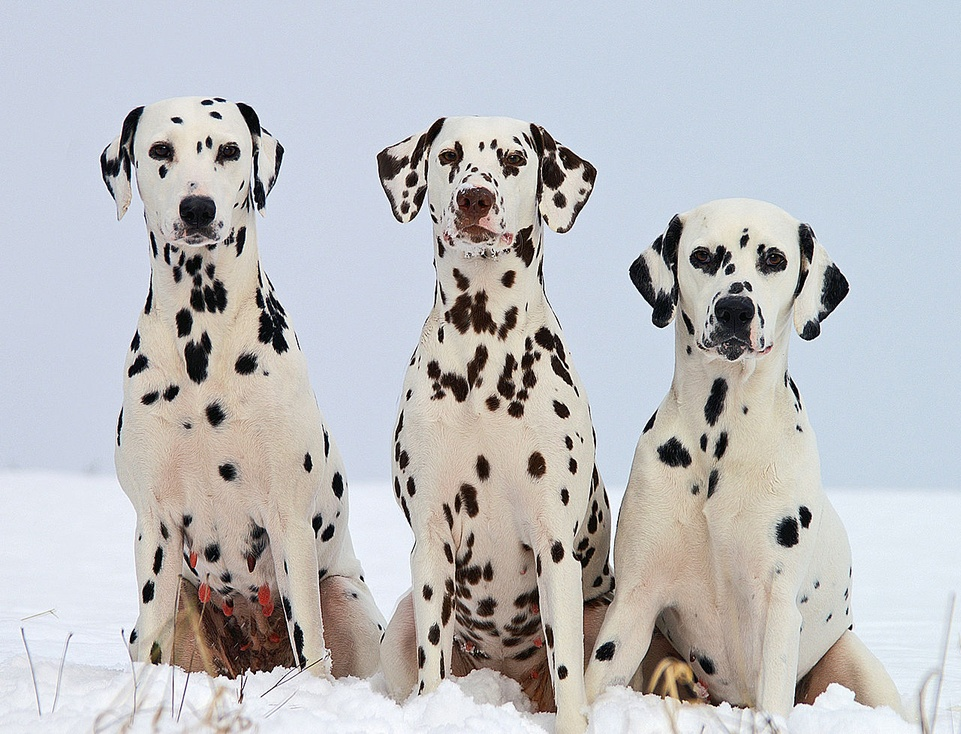
%> input picture codes/ch13_Scale-SpaceImageProcessing/7. Harris-Laplace Detector/dog.jpg, 961 x 734 px, shrunk from 1280 x 978 before the run
$ octave --eval "result = kp_gilles(imread('dog.jpg'));"   (GNU Octave 9; MATLAB toolbox functions it lacks are replaced by stand-ins)
%> lines starting %> are read from the running program, lines starting %| are printed output that depends on the picture
### codes/ch13_Scale-SpaceImageProcessing/7. Harris-Laplace Detector/findLocalMaximum.m
function [row,col,max_local] = findLocalMaximum(val,radius)

    % Determine the local maximum of a given value

    %

    % Author :: Vincent Garcia

    % Date   :: 09/02/2007

    %

    % INPUT

    % =====

    % val    : the NxM matrix containing values

    % radius : the radius of the neighborhood

    %

    % OUTPUT

    % ======

    % row       : the row position of the local maxima

    % col       : the column position of the local maxima

    % max_local	: the NxM matrix containing values of val on unique local maximum

    %

    % EXAMPLE

    % =======

    % [l,c,m] = findLocalMaximum(img,radius);


    % FIND LOCAL MAXIMA BY DILATION (FAST) /!\ NON UNIQUE /!\

    % mask = fspecial('disk',radius)>0;

    % val2 = imdilate(val,mask);

    % index = val==val2;

    % [row,col] = find(index==1);

    % max_local = zeros(size(val));

    % max_local(index) = val(index);


    % FIND UNIQUE LOCAL MAXIMA USING FILTERING (FAST)

    mask  = fspecial('disk',radius)>0;

    nb    = sum(mask(:));

    highest          = ordfilt2(val, nb, mask);

    second_highest   = ordfilt2(val, nb-1, mask);

    index            = highest==val & highest~=second_highest;

    max_local        = zeros(size(val));

    max_local(index) = val(index);

    [row,col]        = find(index==1);


    % [55 lines of commented-out code are left out]


end

### codes/ch13_Scale-SpaceImageProcessing/7. Harris-Laplace Detector/kp_gilles.m
function points = kp_gilles(im,o_radius)

    % Extract keypoints using Gilles algorithm

    %

    % Author :: Vincent Garcia

    % Date   :: 05/12/2007

    %

    % INPUT

    % =====

    % im       : the graylevel image

    % o_radius : (optional) the radius of blobs detected

    %

    % OUTPUT

    % ======

    % points : the interest points extracted

    %

    % REFERENCES

    % ==========

    % S. Gilles, Robust Description and Matching of Images. PhD thesis,

    % Oxford University, Ph.D. thesis, Oxford University, 1988.

    %

    % EXAMPLE

    % =======

    % points = kp_gilles(im,10) % radius of 10 pixels


    % only luminance value

    im = im(:,:,1);


    % variables

    if nargin==1

        radius = 10;

    else

        radius = o_radius;

    end

    mask = fspecial('disk',radius)>0;


    % compute local entropy

    loc_ent = entropyfilt(im,mask);


    % find the local maxima

    [l,c,tmp] = findLocalMaximum(loc_ent,radius);


    % keep only points above a threshold

    [l,c]     = find(tmp>0.95*max(tmp(:)));

    points    = [l,c,repmat(radius,[size(l,1),1])];


end
%> in kp_gilles, `im = im(:,:,1);`:
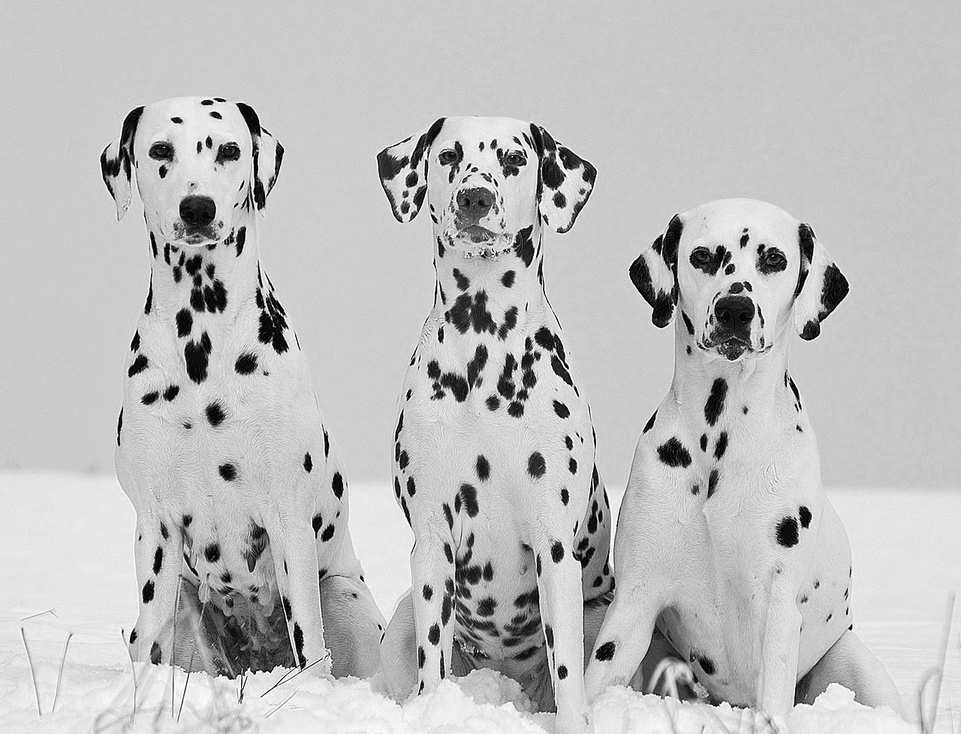
%> im: size 734x961 uint8; min 0, max 255, mean 189.6
%> in kp_gilles, `loc_ent = entropyfilt(im,mask);`:
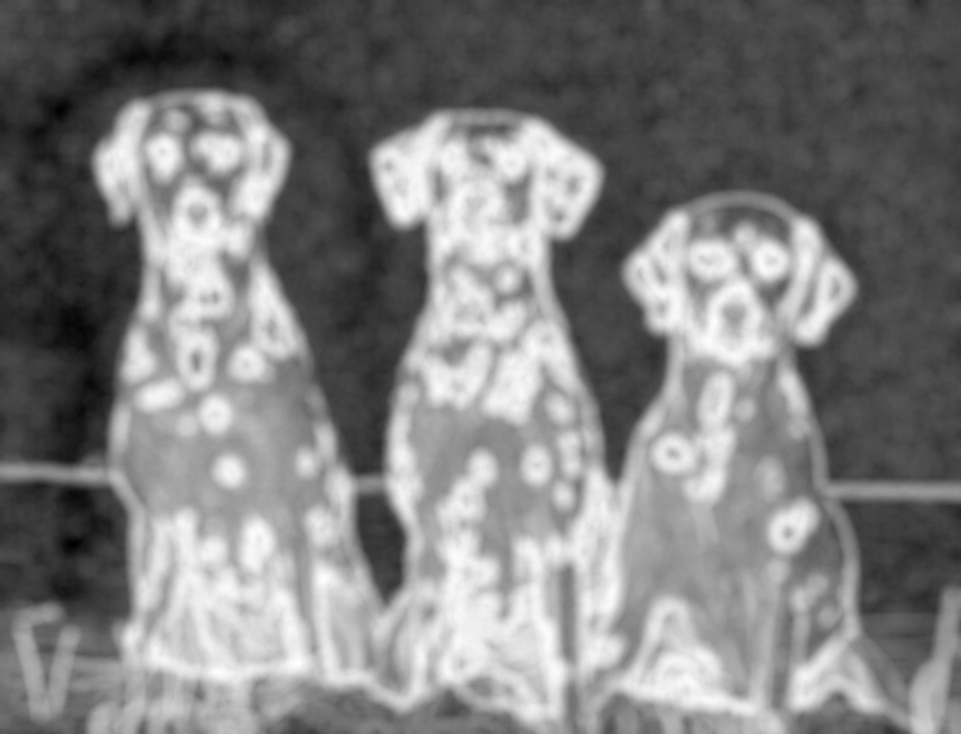
%> loc_ent: size 734x961 double; min 1.74, max 7.34, mean 4.54; drawn with min black and max white
%> in findLocalMaximum, `highest          = ordfilt2(val, nb, mask);`:
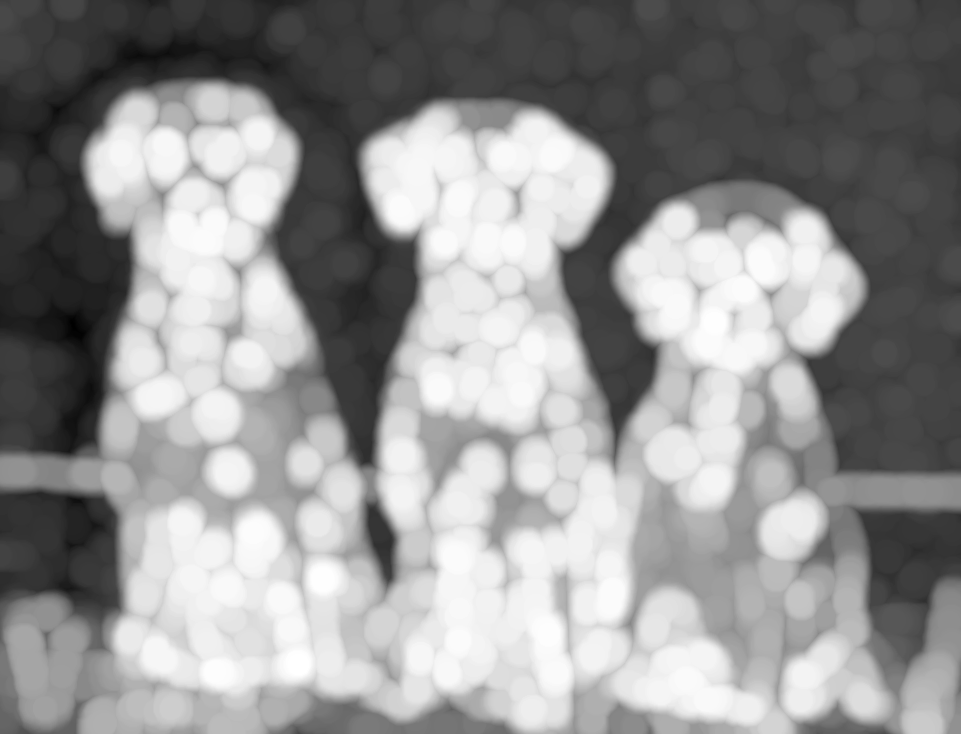
%> highest: size 734x961 double; min 2.09, max 7.34, mean 5.11; drawn with min black and max white
%> in findLocalMaximum, `index            = highest==val & highest~=second_highest;`:
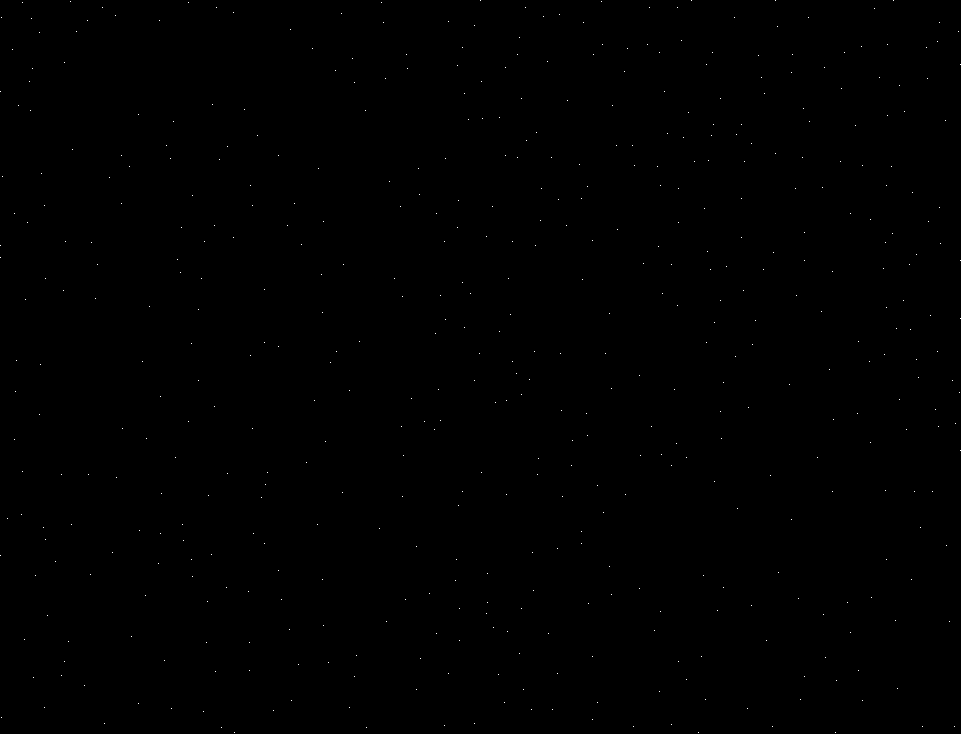
%> index: size 734x961 logical; 0.07% white in thin lines or dots
%> in findLocalMaximum, `[row,col]        = find(index==1);`: row = 507 values from 1 to 733; col = 507 values from 1 to 961
%> in kp_gilles, `[l,c,tmp] = findLocalMaximum(loc_ent,radius);`: l = 507 values, max 733 at index 117, min 1 at index 228, mean 347.1; c = 507 values from 1 to 961
%> in kp_gilles, `[l,c]     = find(tmp>0.95*max(tmp(:)));`: l = 129 values from 133 to 710; c = 129 values from 122 to 822
%> in kp_gilles, `points    = [l,c,repmat(radius,[size(l,1),1])];`: points = 129 rows, first 12: [156 122 10; 167 130 10; 397 161 10; 661 165 10; 146 167 10; 159 171 10; 260 178 10; 273 181 10; 228 182 10; 525 183 10; 541 184 10; 560 192 10]
%> `result = kp_gilles(imread('dog.jpg'));`: result has the same summary as points in kp_gilles
